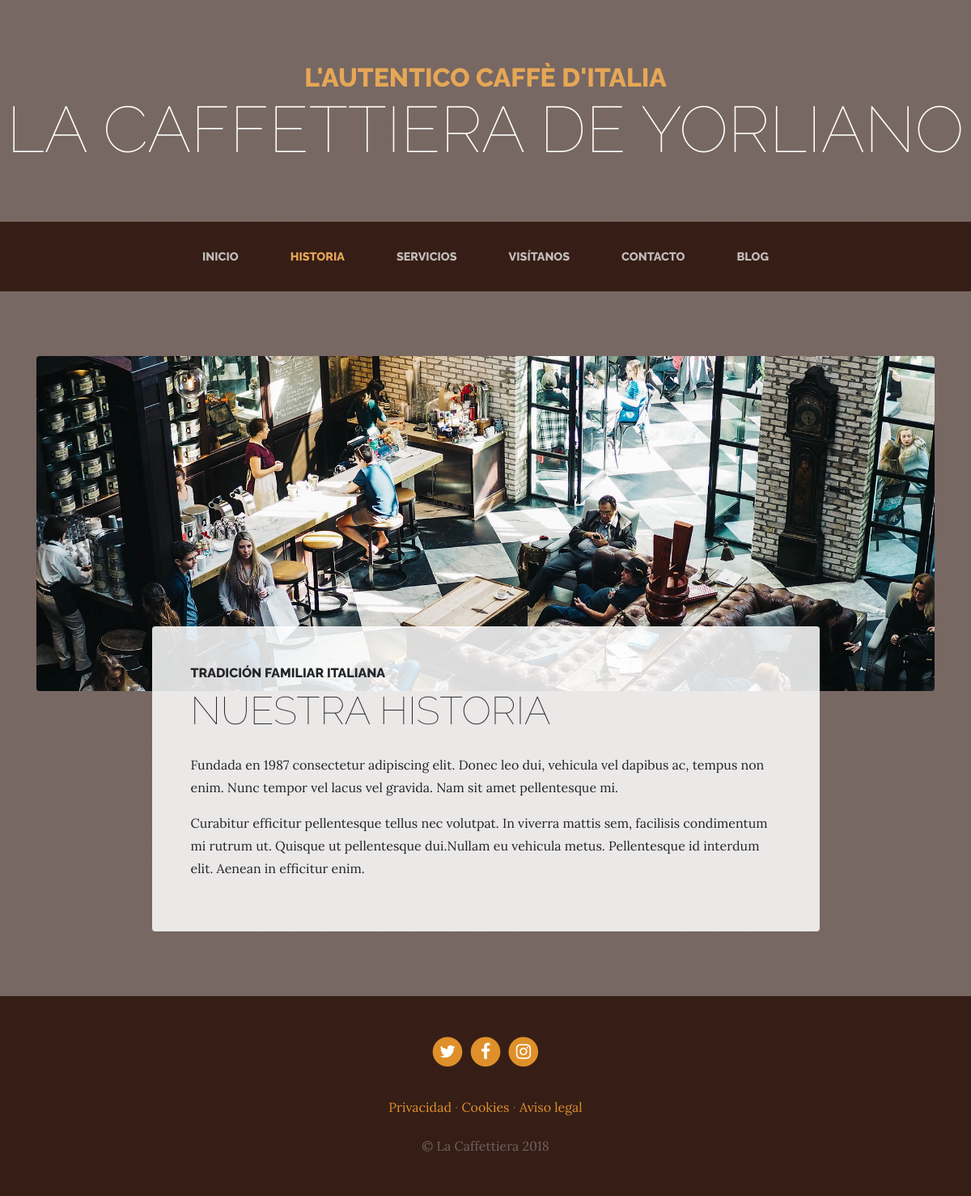
The page /about/ on the database its author committed.
### pages/models.py (models this page shows, shortened)
class Page(models.Model ):
    title = models.CharField(verbose_name="Titulo", max_length=200)
    content = RichTextField(verbose_name="Contenido")
    created = models.DateTimeField(auto_now_add=True, verbose_name="fecha de creacion")
    updated = models.DateTimeField(auto_now=True, verbose_name="Fecha de edición")
    class  Meta:
        verbose_name = 'pagina'
        verbose_name_plural = 'Paginas'
        ordering = ['-created']

### core/views.py (the view)
# urls.py: path('about/',views.about, name="about"),
def about(request):
    return render(request, "core/about.html")

### pages/templatetags/pages_extras.py (called while the page is built)
@register.simple_tag
def get_page_list():
    pages= Page.objects.all()
    return pages

### social/processors.py (called while the page is built)
def ctx_dict(request):
    ctx ={}
    links = Link.objects.all()
    for link in links:
        ctx[link.key] = link.url
    return ctx

### core/templates/core/about.html
{% extends 'core/base.html' %}
{% block content %}
  {% load static %}
   <section class="page-section about-heading">
      <div class="container">
        <img class="img-fluid rounded about-heading-img mb-3 mb-lg-0" src="{% static 'core/img/about.jpg' %}" alt="">
        <div class="about-heading-content">
          <div class="row">
            <div class="col-xl-9 col-lg-10 mx-auto">
              <div class="bg-faded rounded p-5">
                <h2 class="section-heading mb-4">
                  <span class="section-heading-upper">Tradición familiar italiana</span>
                  <span class="section-heading-lower">Nuestra historia</span>
                </h2>
                <p>Fundada en 1987 consectetur adipiscing elit. Donec leo dui, vehicula vel dapibus ac, tempus non enim. Nunc tempor vel lacus vel gravida. Nam sit amet pellentesque mi. </p>
                <p>Curabitur efficitur pellentesque tellus nec volutpat. In viverra mattis sem, facilisis condimentum mi rutrum ut. Quisque ut pellentesque dui.Nullam eu vehicula metus. Pellentesque id interdum elit. Aenean in efficitur enim.</p>
              </div>
            </div>
          </div>
        </div>
      </div>
    </section>
{% endblock content %}

### core/templates/core/base.html (shortened to what this page needs)
<!DOCTYPE html>
<html lang="es">
  <head>
    {% load static %}
    <link href="{% static 'core/vendor/bootstrap/css/bootstrap.min.css' %}" rel="stylesheet">
    <link href="{% static 'core/vendor/font-awesome/css/font-awesome.min.css' %}" rel="stylesheet" type="text/css">
    <link href="{% static 'core/css/business-casual.css' %}" rel="stylesheet">
  </head>
  <body>
    <h1 class="site-heading text-center text-white d-none d-lg-block">
      <span class="site-heading-upper text-primary mb-3">L'autentico caffè d'italia</span>
      <span class="site-heading-lower">La Caffettiera de Yorliano</span>
    </h1>
    <nav class="navbar navbar-expand-lg navbar-dark py-lg-4" id="mainNav">
      <div class="container">
        <div class="collapse navbar-collapse" id="navbarResponsive">
          <ul class="navbar-nav mx-auto">
            <li class="nav-item {% if request.path == '/' %}active{% endif%} px-lg-4">
              <a class="nav-link text-uppercase text-expanded" href="{% url 'home' %}">Inicio</a>
            </li>
            <li class="nav-item px-lg-4 {% if request.path == '/about/' %}active{% endif%}">
              <a class="nav-link text-uppercase text-expanded" href="{% url 'about' %}">Historia</a>
            </li>
            <li class="nav-item px-lg-4 {% if request.path == '/services/' %}active{% endif%}">
              <a class="nav-link text-uppercase text-expanded" href="{% url 'services' %}">Servicios</a>
            </li>
            <li class="nav-item px-lg-4 {% if request.path == '/store/' %}active{% endif%}">
              <a class="nav-link text-uppercase text-expanded" href="{% url 'store' %}">Visítanos</a>
            </li>
            <li class="nav-item px-lg-4 {% if request.path == '/contact/' %}active{% endif%}">
              <a class="nav-link text-uppercase text-expanded" href="{% url 'contact' %}">Contacto</a>
            </li>
            <li class="nav-item px-lg-4 {% if request.path|slice:":6" == '/blog/' %}active{% endif%}">
              <a class="nav-link text-uppercase text-expanded" href="{% url 'blog' %}">Blog</a>
            </li>
          </ul>
        </div>
      </div>
    </nav>
    {% block content %}
    {% endblock content %}
    <footer class="footer text-faded text-center py-5">
      <div class="container">
        <p class="m-0">
          {% if LINK_TWITTER %}
            <a href="{{LINK_TWITTER}}" class="link">
                <span class="fa-stack fa-lg">
                    <i class="fa fa-circle fa-stack-2x"></i>
                    <i class="fa fa-twitter fa-stack-1x fa-inverse"></i>
                </span>
	           </a>
          {% endif %}
          {% if LINK_FACEBOOK %}
            <a href="{{LINK_FACEBOOK}}" class="link">
              <span class="fa-stack fa-lg">
                <i class="fa fa-circle fa-stack-2x"></i>
                <i class="fa fa-facebook fa-stack-1x fa-inverse"></i>
              </span>
	          </a>
          {% endif %}
          {% if LINK_INSTAGRAM %}
	        <a href="{{LINK_INSTAGRAM}}" class="link">
              <span class="fa-stack fa-lg">
                <i class="fa fa-circle fa-stack-2x"></i>
                <i class="fa fa-instagram fa-stack-1x fa-inverse"></i>
              </span>
	        </a>
          {% endif %}
	    </p>
        <p class="m-0 mbt">
          {% load pages_extras %}
          {% get_page_list as page_list %}
          {% for page in page_list %}
            <a href="{% url 'page' page.id %}" class="link">{{page.title}}</a>
            {% if not forloop.last %}
              ·
            {% endif %}
          {% endfor %}
		</p>
        <p class="m-0 mbt1">&copy; La Caffettiera 2018</p>
      </div>
	</footer>
  </body>
</html>

### core/static/core/css/business-casual.css (style rules this page uses)
body { font-family: 'Lora'; background: linear-gradient(rgba(47, 23, 15, 0.65), rgba(47, 23, 15, 0.65)), url("../img/bg.jpg"); background-attachment: fixed; background-position: center; background-size: cover; }
h1, h2, h3, h4, h5, h6 { font-family: 'Raleway'; }
p { line-height: 1.75; }
.text-faded { color: rgba(255, 255, 255, 0.3); }
.site-heading { margin-top: 5rem; margin-bottom: 5rem; text-transform: uppercase; line-height: 1; font-family: 'Raleway'; }
.site-heading .site-heading-upper { display: block; font-size: 2rem; font-weight: 800; }
.site-heading .site-heading-lower { font-size: 5rem; font-weight: 100; line-height: 4rem; }
.page-section { margin-top: 5rem; margin-bottom: 5rem; }
.section-heading { text-transform: uppercase; }
.section-heading .section-heading-upper { display: block; font-size: 1rem; font-weight: 800; padding-bottom:.5rem; }
.section-heading .section-heading-lower { display: block; font-size: 3rem; font-weight: 100; }
.bg-faded { background-color: rgba(255, 255, 255, 0.85); }
#mainNav { background-color: rgba(47, 23, 15, 0.9); font-family: 'Raleway'; }
#mainNav .navbar-nav .nav-item .nav-link { color: rgba(255, 255, 255, 0.7); font-weight: 800; }
#mainNav .navbar-nav .nav-item.active .nav-link { color: #e6a756; }
@media (min-width: 992px) { #mainNav .navbar-nav .nav-item .nav-link { font-size: 0.9rem; } }
@media (min-width: 992px) { .about-heading .about-heading-img { position: relative; z-index: 0; } }
@media (min-width: 992px) { .about-heading .about-heading-content { margin-top: -5rem; position: relative; z-index: 1; } }
.footer { background-color: rgba(47, 23, 15, 0.9); }
.text-primary { color: #e6a756 !important; }
.mbt { padding-top: 2rem; }
.mbt1 { padding-top: 1.25rem; }
a.link { color: #df902a; }

### rows shown on the page
Page: title "Privacidad"
Page: title "Cookies"
Page: title "Aviso legal"
